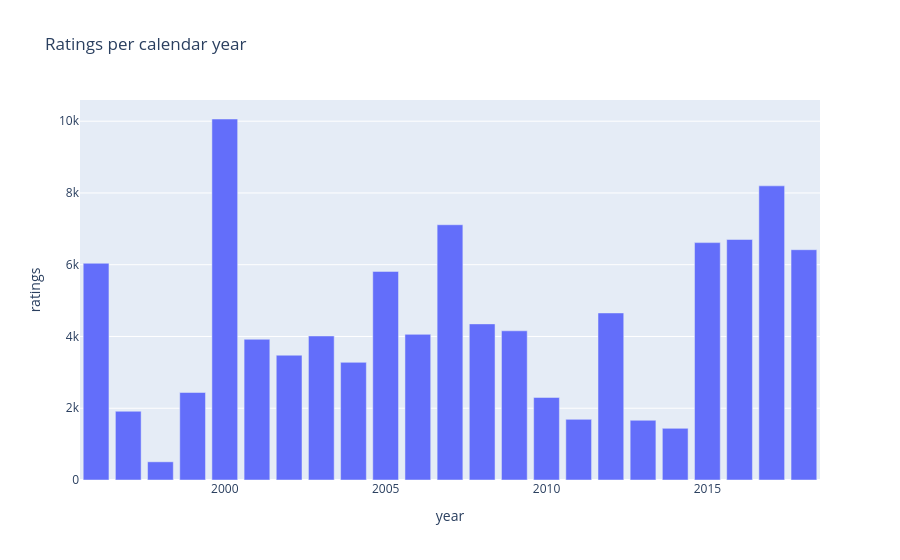
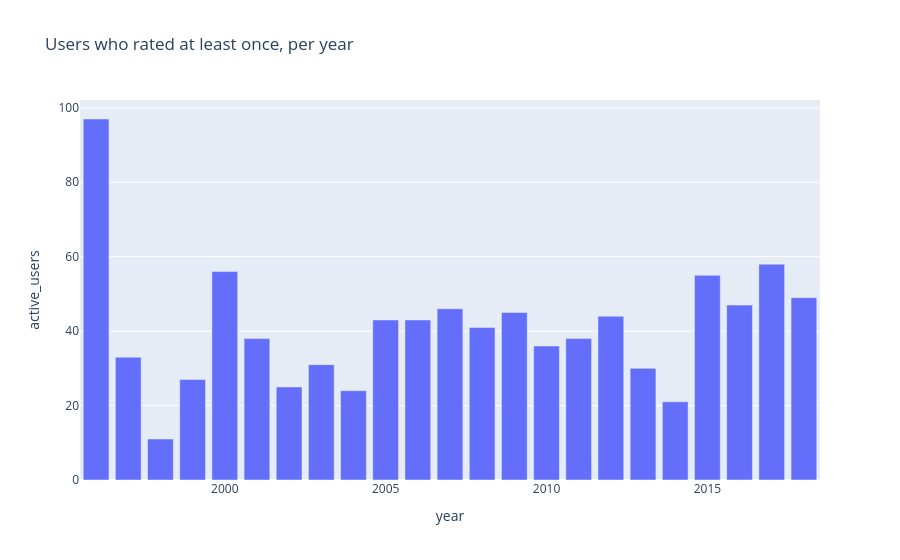

The notebook cell these images were saved under, in order:
### Markdown cell above
## 6. Time: when were ratings made?

### Code cell
year = (
    ratings["rated_at"]
    .dt.year.value_counts()
    .sort_index()
    .rename_axis("year")
    .reset_index(name="ratings")
)
px.bar(year, x="year", y="ratings", title="Ratings per calendar year").show()
print("timestamp quantiles (date of the Nth percentile of all ratings):")
qs = [0.0, 0.1, 0.25, 0.5, 0.7, 0.8, 0.85, 0.9, 0.95, 1.0]
print(
    pd.to_datetime(
        ratings["timestamp"].quantile(qs).astype("int64"), unit="s"
    ).dt.date.to_string()
)
span = ratings.groupby("user_id")["rated_at"].agg(["min", "max"])
span["days"] = (span["max"] - span["min"]).dt.total_seconds() / 86400
print("\nper-user span between first and last rating (days), quantiles:")
print(span["days"].quantile([0.1, 0.25, 0.5, 0.75, 0.9]).round(1).to_string())
for days in (1, 7, 30, 365):
    print(
        f"users whose ALL ratings fall within {days:>3} day(s): {(span['days'] <= days).mean():.1%}"
    )
users_per_year = (
    ratings.groupby(ratings["rated_at"].dt.year)["user_id"]
    .nunique()
    .rename_axis("year")
    .reset_index(name="active_users")
)
px.bar(
    users_per_year,
    x="year",
    y="active_users",
    title="Users who rated at least once, per year",
).show()
month = ratings["rated_at"].dt.to_period("M").value_counts()
print(
    f"\nbusiest single month holds {month.max() / len(ratings):.1%} of all ratings; top 5 months hold {month.head(5).sum() / len(ratings):.1%}"
)

### Figure 1 — Plotly figure (JSON) as saved in the notebook; plotly's stock layout.template omitted (floating-point values rounded to 4 significant figures)
{"data": [{"hovertemplate": "year=%{x}<br>ratings=%{y}<extra></extra>", "legendgroup": "", "marker": {"color": "#636efa", "pattern": {"shape": ""}}, "name": "", "orientation": "v", "showlegend": false, "textposition": "auto", "type": "bar", "x": [1996, 1997, 1998, 1999, 2000, 2001, 2002, 2003, 2004, 2005, 2006, 2007, 2008, 2009, 2010, 2011, 2012, 2013, 2014, 2015, 2016, 2017, 2018], "xaxis": "x", "y": [6040, 1916, 507, 2439, 10061, 3922, 3478, 4014, 3279, 5813, 4059, 7114, 4351, 4158, 2301, 1690, 4656, 1664, 1439, 6616, 6703, 8198, 6418], "yaxis": "y"}], "layout": {"barmode": "relative", "legend": {"tracegroupgap": 0}, "title": {"text": "Ratings per calendar year"}, "xaxis": {"anchor": "y", "domain": [0.0, 1.0], "title": {"text": "year"}}, "yaxis": {"anchor": "x", "domain": [0.0, 1.0], "title": {"text": "ratings"}}}}

### Figure 2 — Plotly figure (JSON) as saved in the notebook; plotly's stock layout.template omitted (floating-point values rounded to 4 significant figures)
{"data": [{"hovertemplate": "year=%{x}<br>active_users=%{y}<extra></extra>", "legendgroup": "", "marker": {"color": "#636efa", "pattern": {"shape": ""}}, "name": "", "orientation": "v", "showlegend": false, "textposition": "auto", "type": "bar", "x": [1996, 1997, 1998, 1999, 2000, 2001, 2002, 2003, 2004, 2005, 2006, 2007, 2008, 2009, 2010, 2011, 2012, 2013, 2014, 2015, 2016, 2017, 2018], "xaxis": "x", "y": [97, 33, 11, 27, 56, 38, 25, 31, 24, 43, 43, 46, 41, 45, 36, 38, 44, 30, 21, 55, 47, 58, 49], "yaxis": "y"}], "layout": {"barmode": "relative", "legend": {"tracegroupgap": 0}, "title": {"text": "Users who rated at least once, per year"}, "xaxis": {"anchor": "y", "domain": [0.0, 1.0], "title": {"text": "year"}}, "yaxis": {"anchor": "x", "domain": [0.0, 1.0], "title": {"text": "active_users"}}}}
